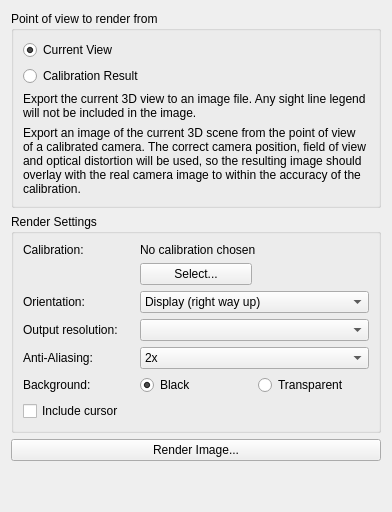
      <widget class="QWidget" name="render_tab">
       <property name="sizePolicy">
        <sizepolicy hsizetype="Minimum" vsizetype="Preferred">
         <horstretch>0</horstretch>
         <verstretch>0</verstretch>
        </sizepolicy>
       </property>
       <attribute name="title">
        <string>Render / Save Image</string>
       </attribute>
       <layout class="QVBoxLayout" name="verticalLayout">
        <item>
         <widget class="QGroupBox" name="groupBox_4">
          <property name="sizePolicy">
           <sizepolicy hsizetype="Minimum" vsizetype="Preferred">
            <horstretch>0</horstretch>
            <verstretch>0</verstretch>
           </sizepolicy>
          </property>
          <property name="title">
           <string>Point of view to render from</string>
          </property>
          <layout class="QVBoxLayout" name="verticalLayout_2">
           <item>
            <widget class="QRadioButton" name="render_current_view">
             <property name="text">
              <string>Current View</string>
             </property>
             <property name="checked">
              <bool>true</bool>
             </property>
            </widget>
           </item>
           <item>
            <widget class="QRadioButton" name="render_cam_view">
             <property name="text">
              <string>Calibration Result</string>
             </property>
            </widget>
           </item>
           <item>
            <widget class="QLabel" name="render_current_description">
             <property name="sizePolicy">
              <sizepolicy hsizetype="Minimum" vsizetype="Preferred">
               <horstretch>0</horstretch>
               <verstretch>0</verstretch>
              </sizepolicy>
             </property>
             <property name="maximumSize">
              <size>
               <width>350</width>
               <height>16777215</height>
              </size>
             </property>
             <property name="mouseTracking">
              <bool>true</bool>
             </property>
             <property name="text">
              <string>&lt;html&gt;&lt;head/&gt;&lt;body&gt;&lt;p&gt;Export the current 3D view to an image file. Any sight line legend will not be included in the image.&lt;/p&gt;&lt;/body&gt;&lt;/html&gt;</string>
             </property>
             <property name="wordWrap">
              <bool>true</bool>
             </property>
            </widget>
           </item>
           <item>
            <widget class="QLabel" name="render_calib_description">
             <property name="sizePolicy">
              <sizepolicy hsizetype="Minimum" vsizetype="Preferred">
               <horstretch>0</horstretch>
               <verstretch>0</verstretch>
              </sizepolicy>
             </property>
             <property name="maximumSize">
              <size>
               <width>350</width>
               <height>16777215</height>
              </size>
             </property>
             <property name="text">
              <string>Export an image of the current 3D scene from the point of view of a calibrated camera. The correct camera position, field of view and optical distortion will be used, so the resulting image should overlay with the real camera image to within the accuracy of the calibration.</string>
             </property>
             <property name="scaledContents">
              <bool>false</bool>
             </property>
             <property name="wordWrap">
              <bool>true</bool>
             </property>
            </widget>
           </item>
          </layout>
         </widget>
        </item>
        <item>
         <widget class="QGroupBox" name="groupBox_5">
          <property name="sizePolicy">
           <sizepolicy hsizetype="Minimum" vsizetype="Preferred">
            <horstretch>0</horstretch>
            <verstretch>0</verstretch>
           </sizepolicy>
          </property>
          <property name="title">
           <string>Render Settings</string>
          </property>
          <layout class="QGridLayout" name="gridLayout_8">
           <item row="4" column="0">
            <widget class="QLabel" name="label_21">
             <property name="sizePolicy">
              <sizepolicy hsizetype="Minimum" vsizetype="Preferred">
               <horstretch>0</horstretch>
               <verstretch>0</verstretch>
              </sizepolicy>
             </property>
             <property name="text">
              <string>Anti-Aliasing:</string>
             </property>
            </widget>
           </item>
           <item row="3" column="0">
            <widget class="QLabel" name="label_19">
             <property name="sizePolicy">
              <sizepolicy hsizetype="Minimum" vsizetype="Preferred">
               <horstretch>0</horstretch>
               <verstretch>0</verstretch>
              </sizepolicy>
             </property>
             <property name="text">
              <string>Output resolution:</string>
             </property>
            </widget>
           </item>
           <item row="6" column="0">
            <widget class="QLabel" name="label_22">
             <property name="sizePolicy">
              <sizepolicy hsizetype="Minimum" vsizetype="Preferred">
               <horstretch>0</horstretch>
               <verstretch>0</verstretch>
              </sizepolicy>
             </property>
             <property name="text">
              <string>Background:</string>
             </property>
            </widget>
           </item>
           <item row="6" column="1">
            <widget class="QRadioButton" name="render_bg_black">
             <property name="text">
              <string>Black</string>
             </property>
             <property name="checked">
              <bool>true</bool>
             </property>
            </widget>
           </item>
           <item row="6" column="2">
            <widget class="QRadioButton" name="render_bg_transparent">
             <property name="text">
              <string>Transparent</string>
             </property>
             <property name="checked">
              <bool>false</bool>
             </property>
            </widget>
           </item>
           <item row="3" column="1" colspan="2">
            <widget class="QComboBox" name="render_resolution">
             <property name="sizePolicy">
              <sizepolicy hsizetype="Minimum" vsizetype="Fixed">
               <horstretch>0</horstretch>
               <verstretch>0</verstretch>
              </sizepolicy>
             </property>
            </widget>
           </item>
           <item row="4" column="1" colspan="2">
            <widget class="QComboBox" name="render_aa">
             <property name="sizePolicy">
              <sizepolicy hsizetype="Minimum" vsizetype="Fixed">
               <horstretch>0</horstretch>
               <verstretch>0</verstretch>
              </sizepolicy>
             </property>
             <property name="currentIndex">
              <number>1</number>
             </property>
             <item>
              <property name="text">
               <string>None</string>
              </property>
             </item>
             <item>
              <property name="text">
               <string>2x</string>
              </property>
             </item>
             <item>
              <property name="text">
               <string>3x</string>
              </property>
             </item>
             <item>
              <property name="text">
               <string>4x</string>
              </property>
             </item>
            </widget>
           </item>
           <item row="7" column="0">
            <widget class="QCheckBox" name="render_include_cursor">
             <property name="text">
              <string>Include cursor</string>
             </property>
            </widget>
           </item>
           <item row="2" column="0">
            <widget class="QLabel" name="render_coords_text">
             <property name="text">
              <string>Orientation:</string>
             </property>
            </widget>
           </item>
           <item row="2" column="1" colspan="2">
            <widget class="QComboBox" name="render_coords_combobox">
             <item>
              <property name="text">
               <string>Display (right way up)</string>
              </property>
             </item>
             <item>
              <property name="text">
               <string>Original (as from camera)</string>
              </property>
             </item>
            </widget>
           </item>
           <item row="0" column="0">
            <widget class="QLabel" name="rendersettings_calib_label">
             <property name="text">
              <string>Calibration:</string>
             </property>
            </widget>
           </item>
           <item row="0" column="1" colspan="2">
            <widget class="QLabel" name="render_calib_namelabel">
             <property name="text">
              <string>No calibration chosen</string>
             </property>
            </widget>
           </item>
           <item row="1" column="1">
            <widget class="QPushButton" name="render_load_button">
             <property name="text">
              <string>Select...</string>
             </property>
            </widget>
           </item>
          </layout>
         </widget>
        </item>
        <item>
         <widget class="QPushButton" name="render_button">
          <property name="text">
           <string>Render Image...</string>
          </property>
         </widget>
        </item>
        <item>
         <spacer name="verticalSpacer">
          <property name="orientation">
           <enum>Qt::Vertical</enum>
          </property>
          <property name="sizeHint" stdset="0">
           <size>
            <width>20</width>
            <height>40</height>
           </size>
          </property>
         </spacer>
        </item>
       </layout>
      </widget>
